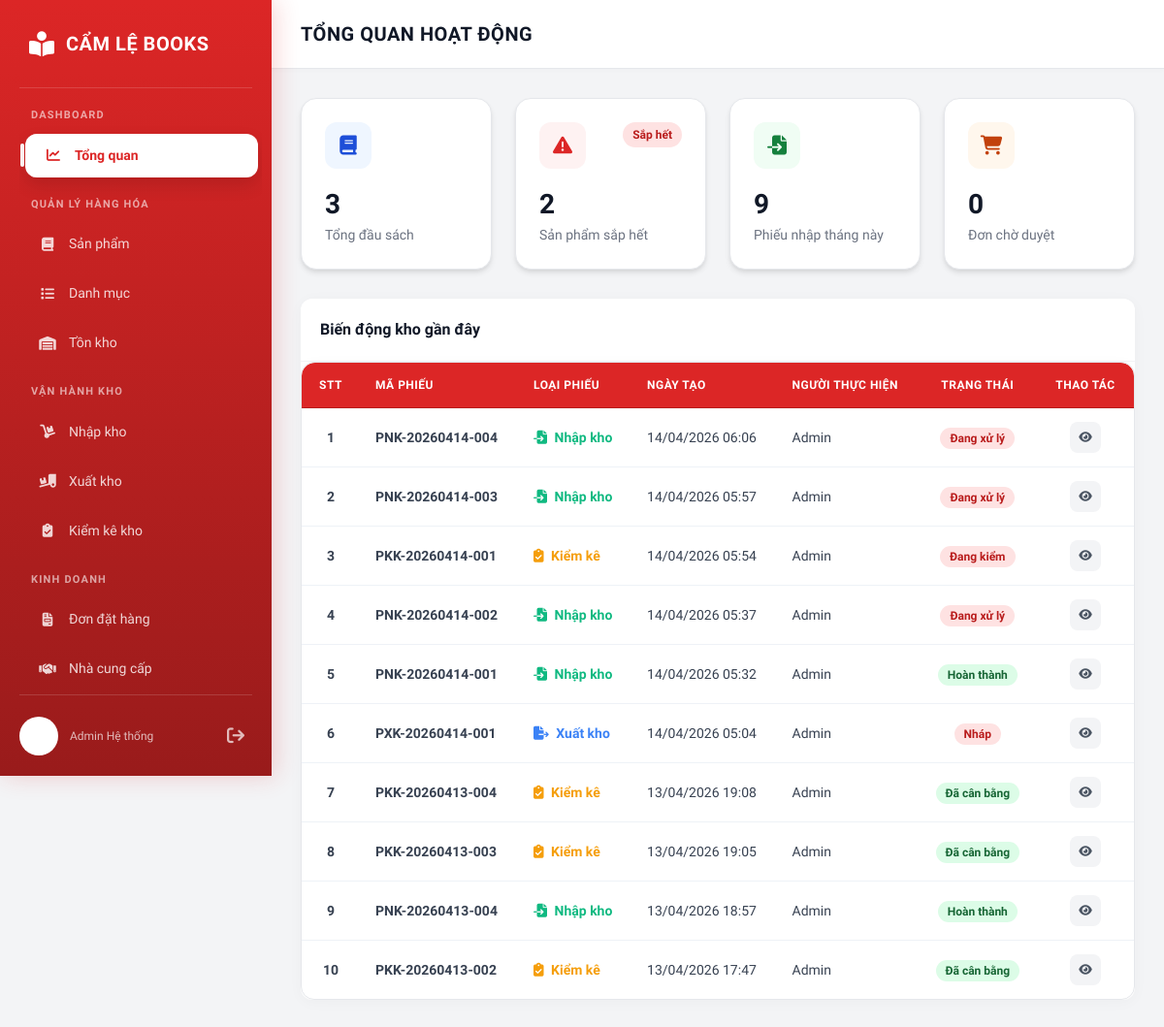
The page /tongquan/ on the database its author committed.
### inventory/models.py (models this page shows)
class NhapKho(models.Model):
    maPhieuNhap = models.CharField(max_length=50, primary_key=True)
    nhaCungCap = models.ForeignKey(NhaCungCap, on_delete=models.CASCADE)
    ngayNhap = models.DateTimeField()
    trangthaiNhap = models.IntegerField(default=0, choices=[(0, 'Phiếu tạm'), (1, 'Đã hoàn thành'), (-1, 'Đã hủy')])
    ghichu = models.TextField(null=True, blank=True)
    donDatHang = models.ForeignKey(DonDatHang, on_delete=models.SET_NULL, null=True)
    tongtienNhap = models.DecimalField(max_digits=15, decimal_places=2, validators=[MinValueValidator(0)])
    class Meta:
        constraints = [
            models.CheckConstraint(
                check=Q(trangthaiNhap__gte=-1),
                name='nk_trangthaiNhap_gte_minus_1'
            ),
            models.CheckConstraint(
                check=Q(tongtienNhap__gte=0),
                name='nk_tongtienNhap_gte_0'
            ),
        ]

class KiemKe(models.Model):
    maKiemKe = models.CharField(max_length=50, primary_key=True)
    ngayKiem = models.DateTimeField()
    nguoiKiem = models.CharField(max_length=100)
    trangThai = models.IntegerField()
    class Meta:
        constraints = [
            models.CheckConstraint(
                check=Q(trangThai__gte=0),
                name='kk_trangThai_gte_0'
            ),
        ]

class XuatKho(models.Model):
    maPhieuXuat = models.CharField(max_length=50, primary_key=True)
    ngayXuat = models.DateTimeField()
    noiXuat = models.CharField(max_length=255)
    trangThai = models.IntegerField(default=0, choices=[(0, 'Nháp'), (1, 'Hoàn thành'), (-1, 'Đã hủy')])
    class Meta:
        constraints = [
            models.CheckConstraint(
                check=Q(trangThai__gte=-1),
                name='xk_trangThai_gte_minus_1'
            ),
        ]

### inventory/views/dashboard_views.py (the view)
# urls.py: path("tongquan/", tongquan, name="tongquan"),
def tongquan(request):
    total_products = SanPham.objects.count()
    total_categories = DanhMuc.objects.count()
    total_suppliers = NhaCungCap.objects.count()
    low_stock_products = TonKho.objects.filter(soluongTon__lte=F('sanPham__tonKhoToiThieu')).count()
    now = timezone.now()
    inbound_records = NhapKho.objects.filter(ngayNhap__month=now.month, ngayNhap__year=now.year)
    orders = DonDatHang.objects.filter(trangThai=0)
    recent_inbound = NhapKho.objects.all().order_by('-ngayNhap')[:5]
    recent_outbound = XuatKho.objects.all().order_by('-ngayXuat')[:5]
    recent_check = KiemKe.objects.all().order_by('-ngayKiem')[:5]
    recent_activities = []
    for item in recent_inbound:
        recent_activities.append({
            'ma_phieu': item.maPhieuNhap,
            'loai_phieu': 'Nhập kho',
            'type': 'nhapkho',
            'icon': 'fa-file-import',
            'color': '#10b981',
            'ngay_tao': item.ngayNhap.strftime('%d/%m/%Y %H:%M'),
            'nguoi_thuc_hien': 'Admin',
            'trang_thai': 'Hoàn thành' if item.trangthaiNhap == 1 else 'Đang xử lý',
            'badge_class': 'badge-ok' if item.trangthaiNhap == 1 else 'badge-warn',
            'timestamp': item.ngayNhap,
            'link': '/inventory/nhapkho/'
        })
    for item in recent_outbound:
        recent_activities.append({
            'ma_phieu': item.maPhieuXuat,
            'loai_phieu': 'Xuất kho',
            'type': 'xuatkho',
            'icon': 'fa-file-export',
            'color': '#3b82f6',
            'ngay_tao': item.ngayXuat.strftime('%d/%m/%Y %H:%M'),
            'nguoi_thuc_hien': 'Admin',
            'trang_thai': 'Hoàn thành' if item.trangThai == 1 else 'Nháp',
            'badge_class': 'badge-ok' if item.trangThai == 1 else 'badge-warn',
            'timestamp': item.ngayXuat,
            'link': '/inventory/xuatkho/'
        })
    for item in recent_check:
        recent_activities.append({
            'ma_phieu': item.maKiemKe,
            'loai_phieu': 'Kiểm kê',
            'type': 'kiemke',
            'icon': 'fa-clipboard-check',
            'color': '#f59e0b',
            'ngay_tao': item.ngayKiem.strftime('%d/%m/%Y %H:%M'),
            'nguoi_thuc_hien': item.nguoiKiem,
            'trang_thai': 'Đã cân bằng' if item.trangThai == 1 else 'Đang kiểm',
            'badge_class': 'badge-ok' if item.trangThai == 1 else 'badge-warn',
            'timestamp': item.ngayKiem,
            'link': '/inventory/kiemke/'
        })
    recent_activities.sort(key=lambda x: x['timestamp'], reverse=True)
    recent_activities = recent_activities[:10]
    return render(request, 'inventory/dashboard/dashboard.html', {
        'total_products': total_products,
        'total_categories': total_categories,
        'total_suppliers': total_suppliers,
        'low_stock_products': low_stock_products,
        'inbound_records': inbound_records,
        'orders': orders,
        'recent_activities': recent_activities,
    })

### inventory/templates/inventory/dashboard/dashboard.html (shortened to what this page needs)
{% load static %}
{% load humanize %}
<!DOCTYPE html>
<html lang="vi">
<head>
    <script src="https://cdn.tailwindcss.com"></script>
    <link rel="stylesheet" href="https://cdnjs.cloudflare.com/ajax/libs/font-awesome/6.4.0/css/all.min.css">
    <link rel="stylesheet" href="{% static 'css/0.0.style.css' %}">
</head>
<body>
  <nav class="sidebar" id="sidebar-container">
    {% include 'partials/sidebar.html' %}
  </nav>
  <main class="main-content">
    <div class="content-header">
        <h1>TỔNG QUAN HOẠT ĐỘNG</h1>
    </div>
    <div class="content-body">
        <div class="grid-4">
            <div class="card card-pointer" onclick="location.href='{% url 'inventory:sanpham' %}'">
                <div class="card-icon-wrapper">
                    <div class="icon-box icon-blue"><i class="fa-solid fa-book"></i></div>
                </div>
                <div class="stat-num">{{ total_products }}</div>
                <div class="stat-label">Tổng đầu sách</div>
            </div>
            <div class="card card-pointer" onclick="location.href='{% url 'inventory:tonkho' %}'">
                <div class="card-icon-wrapper">
                    <div class="icon-box icon-red"><i class="fa-solid fa-triangle-exclamation"></i></div>
                    <span class="badge badge-warn">Sắp hết</span>
                </div>
                <div class="stat-num">{{ low_stock_products }}</div>
                <div class="stat-label">Sản phẩm sắp hết</div>
            </div>
            <div class="card card-pointer" onclick="location.href='{% url 'inventory:nhapkho' %}'">
                <div class="card-icon-wrapper">
                    <div class="icon-box icon-green"><i class="fa-solid fa-file-import"></i></div>
                </div>
                <div class="stat-num">{{ inbound_records.count }}</div>
                <div class="stat-label">Phiếu nhập tháng này</div>
            </div>
            <div class="card card-pointer" onclick="location.href='{% url 'inventory:dathang' %}'">
                <div class="card-icon-wrapper">
                    <div class="icon-box icon-orange"><i class="fa-solid fa-cart-shopping"></i></div>
                </div>
                <div class="stat-num">{{ orders.count }}</div>
                <div class="stat-label">Đơn chờ duyệt</div>
            </div>
        </div>
        <div class="content-block table-block p-0">
            <div class="p-5 border-b border-gray-100 flex justify-between items-center bg-white rounded-t-xl">
                <h3 style="margin-bottom: 0px; color: #111827; font-weight: 800; font-size: 16px;">Biến động kho gần đây</h3>
            </div>
            <div class="table-wrapper">
                <table class="table-custom min-w-full">
                    <thead class="bg-gray-50">
                        <tr>
                            <th width="60" class="text-center">STT</th>
                            <th>Mã Phiếu</th>
                            <th>Loại phiếu</th>
                            <th>Ngày tạo</th>
                            <th>Người thực hiện</th>
                            <th class="text-center">Trạng thái</th>
                            <th width="100" class="text-center">Thao tác</th>
                        </tr>
                    </thead>
                    <tbody>
                        {% for activity in recent_activities %}
                        <tr class="hover:bg-gray-50/50">
                            <td class="text-center col-index font-bold">{{ forloop.counter }}</td>
                            <td class="font-bold text-gray-800">{{ activity.ma_phieu }}</td>
                            <td><span style="color: {{ activity.color }}; font-weight: 600;"><i class="fa-solid {{ activity.icon }} mr-1"></i> {{ activity.loai_phieu }}</span></td>
                            <td>{{ activity.ngay_tao }}</td>
                            <td>{{ activity.nguoi_thuc_hien }}</td>
                            <td class="text-center"><span class="badge {{ activity.badge_class }}">{{ activity.trang_thai }}</span></td>
                            <td class="text-center">
                                <button onclick="viewQuickDetail('{{ activity.type }}', '{{ activity.ma_phieu }}')" class="w-8 h-8 rounded-lg bg-gray-100 text-gray-600 hover:bg-primary hover:text-white transition-all inline-flex items-center justify-center" title="Xem nhanh">
                                    <i class="fas fa-eye text-xs"></i>
                                </button>
                            </td>
                        </tr>
                        {% empty %}
                        <tr>
                            <td colspan="7" class="text-center py-10 text-gray-500">Không có hoạt động gần đây</td>
                        </tr>
                        {% endfor %}
                    </tbody>
                </table>
            </div>
        </div>
     </div>
  </main>
</body>
</html>

### inventory/templates/inventory/dashboard/dashboard.html (style rules this page uses)
.card-pointer { cursor: pointer; transition: 0.2s; }

### rows shown on the page
NhapKho: ma_phieu "PNK-20260414-004"
NhapKho: ma_phieu "PNK-20260414-003"
KiemKe: ma_phieu "PKK-20260414-001", nguoi_thuc_hien "Admin"
NhapKho: ma_phieu "PNK-20260414-002"
NhapKho: ma_phieu "PNK-20260414-001"
XuatKho: ma_phieu "PXK-20260414-001"
KiemKe: ma_phieu "PKK-20260413-004", nguoi_thuc_hien "Admin"
KiemKe: ma_phieu "PKK-20260413-003", nguoi_thuc_hien "Admin"
NhapKho: ma_phieu "PNK-20260413-004"
KiemKe: ma_phieu "PKK-20260413-002", nguoi_thuc_hien "Admin"

### other values the page prints
{{ total_products }} "3"
{{ low_stock_products }} "2"
{{ inbound_records.count }} "9"
{{ orders.count }} "0"
{{ activity.loai_phieu }} "Nhập kho" "Nhập kho" "Kiểm kê" "Nhập kho" "Nhập kho" "Xuất kho" "Kiểm kê" "Kiểm kê" "Nhập kho" "Kiểm kê"
{{ activity.ngay_tao }} "14/04/2026 06:06" "14/04/2026 05:57" "14/04/2026 05:54" "14/04/2026 05:37" "14/04/2026 05:32" "14/04/2026 05:04" "13/04/2026 19:08" "13/04/2026 19:05" "13/04/2026 18:57" "13/04/2026 17:47"
{{ activity.nguoi_thuc_hien }} "Admin" "Admin" "Admin" "Admin" "Admin" "Admin"
{{ activity.trang_thai }} "Đang xử lý" "Đang xử lý" "Đang kiểm" "Đang xử lý" "Hoàn thành" "Nháp" "Đã cân bằng" "Đã cân bằng" "Hoàn thành" "Đã cân bằng"
